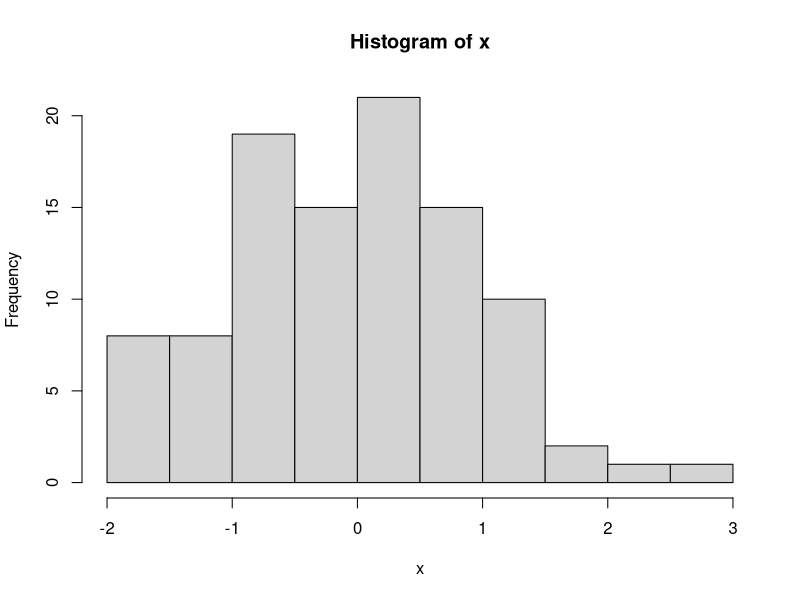

R code for this plot:
## ---- chunk 1
knitr::opts_chunk$set(echo = TRUE)
## ---- chunk 2
a <- "apples"
## ---- chunk 3
if(a == "apples"){
  a <- "bananas"
  sprintf("a is now equal to %s !", a)
}
## ---- chunk 4
x <- rnorm(100)
x
mean(x)
median(x)
var(x)
#Justification: the mean, median and variance generated by a randomly selected 100 numbers are different each time, but they are all pretty close to 0, 0 and 1. One reason could be that R uses Linear congruential generator like many other programming languages, that each randomly generated number is related to the previous one. Even if the 100 numbers are different, their mean, median and varianc are still pretty similar.
hist(x)
